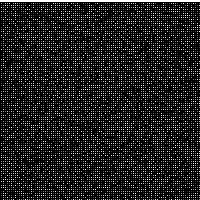
Frame 1 (no input)
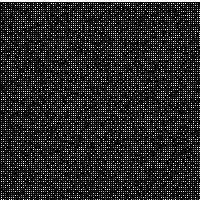
Frame 60 (the mouse pressed at the canvas centre just before this capture)
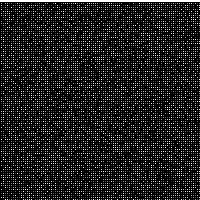
Frame 120 (the mouse held since frame 60 and released just before this capture)

The Processing sketch that drew these frames (run headless with seeded random() and noise(); from frame 60 on, the mouse is pressed at the canvas centre):

// Processing sketch: processing_48195
// ── processing_48195.pde

void setup(){size(200,200);
background(255);
}

void draw(){
int x = 0;

while (x<width) {
  
  int y = 0;
while(y<height) {

 y+=2;
 fill(random(255));
rect(x,y,2,2);


}
x+=2;
}
}               
